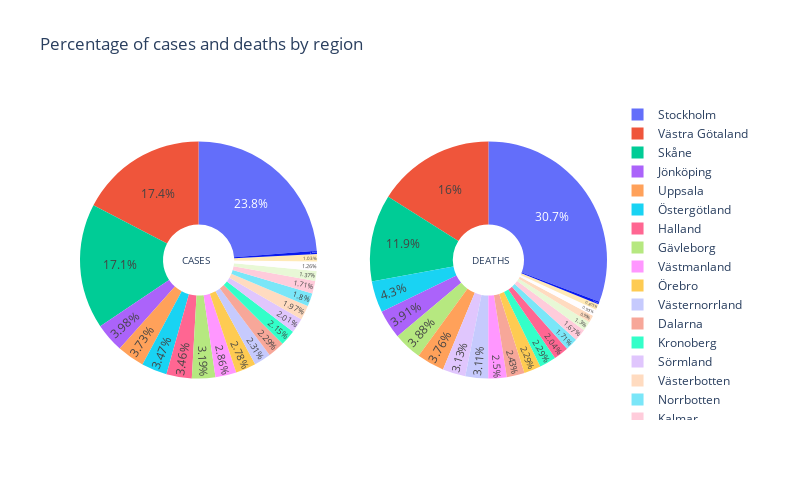

The cell this chart's notebook holds for it:
### Code cell
import pandas as pd 
import plotly.graph_objects as go
from plotly.subplots import make_subplots

df = pd.read_csv("Regional_Totals_Data.csv")

# Den här koden har tagits från xxxx, jag anpassade till det jag vill visa och gjorde några ändringar 

fig = make_subplots(rows=1, cols=2, specs=[[{'type':'domain'}, {'type':'domain'}]]) 
fig.add_trace(go.Pie(labels=df["Region"], values=df["Total_Cases"]), 1, 1)
fig.add_trace(go.Pie(labels=df["Region"], values=df["Total_Deaths"]), 1, 2)

fig.update_traces(hole=.3, hoverinfo="label+percent+value", textposition="inside")

fig.update_layout( title_text= "Percentage of cases and deaths by region", 
annotations=[dict(text='CASES', x=0.19, y=0.5, font_size=10, showarrow=False),dict(text='DEATHS', x=0.82, y=0.5, font_size=10, showarrow=False)],width =790, height=500)

fig.show()

### Figure 1 — Plotly figure (JSON) as saved in the notebook; plotly's stock layout.template omitted (floating-point values rounded to 4 significant figures)
{"data": [{"domain": {"x": [0, 0.45], "y": [0, 1]}, "hole": 0.3, "hoverinfo": "label+percent+value", "labels": ["Blekinge", "Dalarna", "Gotland", "Gävleborg", "Halland", "Jämtland Härjedalen", "Jönköping", "Kalmar", "Kronoberg", "Norrbotten", "Skåne", "Stockholm", "Sörmland", "Uppsala", "Värmland", "Västerbotten", "Västernorrland", "Västmanland", "Västra Götaland", "Örebro", "Östergötland"], "textposition": "inside", "type": "pie", "values": [7646, 13942, 2650, 19426, 21052, 6249, 24236, 10391, 13080, 10977, 103958, 144522, 12214, 22684, 8320, 11957, 14034, 17408, 105596, 16934, 21135]}, {"domain": {"x": [0.55, 1], "y": [0, 1]}, "hole": 0.3, "hoverinfo": "label+percent+value", "labels": ["Blekinge", "Dalarna", "Gotland", "Gävleborg", "Halland", "Jämtland Härjedalen", "Jönköping", "Kalmar", "Kronoberg", "Norrbotten", "Skåne", "Stockholm", "Sörmland", "Uppsala", "Värmland", "Västerbotten", "Västernorrland", "Västmanland", "Västra Götaland", "Örebro", "Östergötland"], "textposition": "inside", "type": "pie", "values": [112, 302, 44, 482, 254, 100, 486, 207, 284, 212, 1474, 3820, 389, 467, 162, 123, 387, 311, 1993, 285, 534]}], "layout": {"annotations": [{"font": {"size": 10}, "showarrow": false, "text": "CASES", "x": 0.19, "y": 0.5}, {"font": {"size": 10}, "showarrow": false, "text": "DEATHS", "x": 0.82, "y": 0.5}], "height": 500, "title": {"text": "Percentage of cases and deaths by region"}, "width": 790}}
